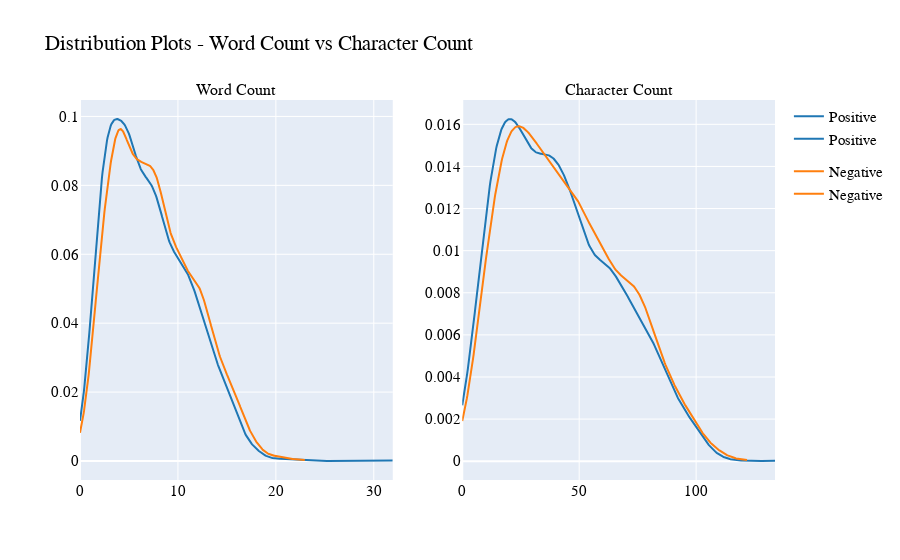

The notebook cell saved with this chart:
### Code cell
# Create distribution plots for word count and character count for positive and negative tweets
fig_words = ff.create_distplot(
    [df[df['Sentiment'] == 1]['Word_Count'], df[df['Sentiment'] == 0]['Word_Count']],
    ['Positive', 'Negative'],
    bin_size=25,
    show_hist=False,
    show_rug=False
)

fig_chars = ff.create_distplot(
    [df[df['Sentiment'] == 1]['Character_Count'], df[df['Sentiment'] == 0]['Character_Count']],
    ['Positive', 'Negative'],
    bin_size=25,
    show_hist=False,
    show_rug=False
)

# Set titles and labels for the distribution plots
fig_chars.update_layout(title="Distribution Plot on Character Count", xaxis_title="Number of Characters", yaxis_title="Frequency")
fig_words.update_layout(title="Distribution Plot on Word Count", xaxis_title="Number of Words", yaxis_title="Frequency")

# Combine the plots in a 2-column layout
fig = make_subplots(rows=1, cols=2, subplot_titles=["Word Count", "Character Count"])
fig.add_trace(fig_words['data'][0], row=1, col=1)
fig.add_trace(fig_words['data'][1], row=1, col=1)
fig.add_trace(fig_chars['data'][0], row=1, col=2)
fig.add_trace(fig_chars['data'][1], row=1, col=2)

# Update overall layout and show the plot
fig.update_layout(title_text="Distribution Plots - Word Count vs Character Count", showlegend=True, font=dict(family="Arial", size=15, color="black"))
fig.show()

### Figure 1 — Plotly figure (JSON) as saved in the notebook; plotly's stock layout.template omitted (floating-point values rounded to 4 significant figures; data arrays with more than 128 entries replaced by an {"elided": "..."} marker saying what was removed)
{"data": [{"legendgroup": "Positive", "marker": {"color": "rgb(31, 119, 180)"}, "mode": "lines", "name": "Positive", "showlegend": true, "type": "scatter", "x": {"elided": "500 float values"}, "xaxis": "x", "y": {"elided": "500 float values"}, "yaxis": "y"}, {"legendgroup": "Negative", "marker": {"color": "rgb(255, 127, 14)"}, "mode": "lines", "name": "Negative", "showlegend": true, "type": "scatter", "x": {"elided": "500 float values"}, "xaxis": "x", "y": {"elided": "500 float values"}, "yaxis": "y"}, {"legendgroup": "Positive", "marker": {"color": "rgb(31, 119, 180)"}, "mode": "lines", "name": "Positive", "showlegend": true, "type": "scatter", "x": {"elided": "500 float values"}, "xaxis": "x2", "y": {"elided": "500 float values"}, "yaxis": "y2"}, {"legendgroup": "Negative", "marker": {"color": "rgb(255, 127, 14)"}, "mode": "lines", "name": "Negative", "showlegend": true, "type": "scatter", "x": {"elided": "500 float values"}, "xaxis": "x2", "y": {"elided": "500 float values"}, "yaxis": "y2"}], "layout": {"annotations": [{"font": {"size": 16}, "showarrow": false, "text": "Word Count", "x": 0.225, "xanchor": "center", "xref": "paper", "y": 1, "yanchor": "bottom", "yref": "paper"}, {"font": {"size": 16}, "showarrow": false, "text": "Character Count", "x": 0.775, "xanchor": "center", "xref": "paper", "y": 1, "yanchor": "bottom", "yref": "paper"}], "font": {"color": "black", "family": "Arial", "size": 15}, "showlegend": true, "title": {"text": "Distribution Plots - Word Count vs Character Count"}, "xaxis": {"anchor": "y", "domain": [0, 0.45]}, "xaxis2": {"anchor": "y2", "domain": [0.55, 1]}, "yaxis": {"anchor": "x", "domain": [0, 1]}, "yaxis2": {"anchor": "x2", "domain": [0, 1]}}}
